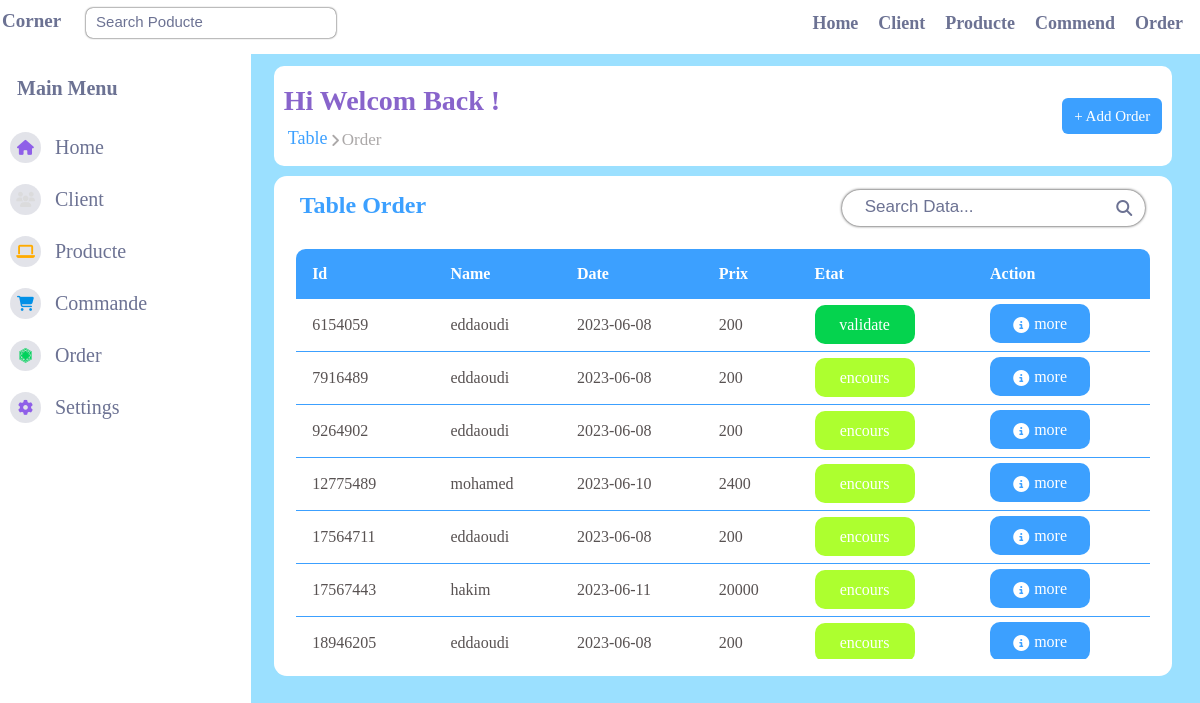
The page /commande.php on the database its author committed.
### tables this page shows
CREATE TABLE `commande` (
  `id_command` int(11) NOT NULL,
  `id_client` int(11) DEFAULT NULL,
  `date_command` date DEFAULT NULL,
  `prix_command` float DEFAULT NULL,
  `etat` varchar(200) DEFAULT NULL
);

### fonction/classorder.php (called while the page is built, shortened)
<?php
include "db.php";
class gestionorder extends connection{
   public function getnameclient($id_client){
    $sql = "SELECT * FROM `client` WHERE id_client = ?;";
    $retsult = $this->connectiondb()->prepare($sql);
    $retsult->execute([$id_client]);
    $name = "";
    while ($row = $retsult->fetch(PDO::FETCH_ASSOC)){
        $name =  $row['name'];
    }
    return $name;
   }
   public function listeorder() {
    $sql = "SELECT * FROM `commande`;";
    $retsult = $this->connectiondb()->prepare($sql);
    $retsult->execute([]);
    $listcommande = [];
    while ($row = $retsult->fetch(PDO::FETCH_ASSOC)){
        $name= $this->getnameclient($row['id_client']);
        $row['name'] = $name;
        $listcommande[] =  $row ;
    }
    return $listcommande;
   }
}
$object = new gestionorder();
?>

### fonction/db.php (called while the page is built)
<?php
class connection {
     public function connectiondb()
    {
        try {
            $conn = new PDO("mysql:host=localhost;dbname=admincommande", "root", "");
            return $conn;
        } catch (PDOException $e) {
            echo $e->getMessage();
        }
    }
}
?>

### commande.php (the view, shortened to what this page needs)
<!DOCTYPE html>
<html lang="en">
<head>
    <link rel="stylesheet" href="css/navbar.css" />
    <link rel="stylesheet" href="css/home.css" />
    <link rel="stylesheet" href="css/commande.css" />
    <link rel="stylesheet" href="https://cdnjs.cloudflare.com/ajax/libs/font-awesome/6.2.1/css/all.min.css" />
</head>
<body>
    <?php
     include "navbar.php";
     include "fonction/classorder.php";
     ?>
    <div class="contanier">
        <div class="pop">
            <div>
                <h1>hi welcom back !</h1>
                <div class="tableproducte">
                    <p>
                        Table
                    </p>
                    <i class="fa-solid fa-angle-right"></i>
                    <p>
                        Order
                    </p>
                </div>
            </div>
            <div class="addprodcute">
                <a href="addcommande.php"> + Add order</a>
            </div>
        </div>
        <main class="table" id="tablecommande">
            <section class="table__header">
                <h1>Table Order</h1>
                <div class="input-group">
                    <input type="search" id="search" placeholder="Search Data..." />
                    <i class="fa-sharp fa-solid fa-magnifying-glass"></i>
                </div>
            </section>
            <section class="table__body">
                <table>
                    <thead>
                        <tr>
                            <th>Id</th>
                            <th>Name</th>
                            <th>Date</th>
                            <th>prix</th>
                            <th>Etat</th>
                            <th>action</th>
                        </tr>
                    </thead>
                    <tbody id="clients">
                        <?php
                           foreach( $object->listeorder() as $value ){
                            $etat =  "";
                            if($value['etat'] == "encommande"){
                                 $etat =  "encours";
                            }elseif($value['etat'] == "true"){
                                   $etat =  "validate";
                            }elseif($value['etat'] == "false"){
                                   $etat =  "refuse";
                            }
                            echo"
                            <tr>
                                <td>{$value['id_command']}</td>
                                <td>{$value['name']}</td>
                                <td>{$value['date_command']}</td>
                                <td>{$value['prix_command']}</td>
                                <td class = 'etat'>
                                    <p class='{$value['etat']}'>$etat</p>
                                </td>
                                <td class='actions'>
                                    <a href='commandeinfo.php?idcommande={$value['id_command']}' class='more'>
                                        <i class='fa-solid fa-circle-info'></i>
                                        <p>more</p>
                                    </a>
                                </td>
                            </tr>
                            ";
                            }
                            ?>
                    </tbody>
                </table>
            </section>
        </main>
    </div>
    </div>
</body>
</html>

### css/navbar.css (style rules this page uses)
* { box-sizing: border-box; }
:root { --background: #0f1015; --dark: #191c24; --colordark: #6c7293; --shadow: black }
::placeholder { color: var(--colordark); position: absolute; left: 10px; top: 50%; transform: translateY(-57%); text-transform: capitalize; }
a { text-decoration: none; color: var(--colordark); }

### css/home.css (style rules this page uses)
:root { --background: #9be0ff; --dark: white; --colordark: #6c7293; }
body { background: #9be0ff; }

### css/commande.css (style rules this page uses)
.contanier { width: calc(100% - 240px); background-color: #9be0ff; height: 100%; margin-top: 8px; }
.contanier .pop { width: 94%; background: #fff; margin-left: auto; margin-right: auto; border-radius: 10px; text-transform: capitalize; color: #aba8a8; font-size: 17px; display: flex; align-items: center; justify-content: space-between; margin-top: 50px; padding-left: 10px; }
.contanier .pop h1 { margin-bottom: -16px; text-transform: capitalize; color: #8864cb; font-size: 28px; }
.tableproducte { height: 59px; margin-left: 4px; display: flex; align-items: center; margin-top: 10px; margin-bottom: -4px; }
.tableproducte p:first-child { color: rgb(60 160 255); margin-right: -38px; font-size: 18px; padding-right: 39px; margin-bottom: 21px; }
.tableproducte i { font-size: 15px; margin-top: 1px; padding-left: 2px; padding-right: 2px; }
.addprodcute a { margin-right: 10px; padding: 10px 12px; border: none; border-radius: 6px; background: rgb(60 160 255); color: white; font-size: 15px; font-weight: 500; cursor: pointer; }
main.table { width: 94%; height: 400px; background-color: #fff5; backdrop-filter: blur(7px); border-radius: 0.8rem; background-color: rgb(255, 255, 255); margin-left: auto; margin-right: auto; margin-top: 10px; padding-bottom: 10px; overflow: hidden; }
.table__header { width: 100%; height: 60px; padding: 0.8rem 1rem; display: flex; justify-content: space-between; align-items: center; }
.table__header h1 { color: rgb(60 160 255); margin-left: 10px; }
.table__header .input-group { width: 35%; height: 105%; padding: 0 0.8rem; border-radius: 2rem; display: flex; justify-content: center; align-items: center; transition: 0.2s; box-shadow: 0px 0px 3px rgb(19, 18, 18); margin-top: 4px; margin-right: 11px; }
.input-group i { color: var(--colordark); }
.table__header .input-group input { width: 100%; padding: 0 0.5rem 0 0.3rem; background-color: transparent; border: none; color: #1a1919; font-size: 17px; outline: none; }
.table__body { width: 95%; max-height: calc(89% - 1.6rem); background-color: var(--dark); color: var(--colordark); margin: 0.8rem auto; border-radius: 0.6rem; overflow: auto; overflow: overlay; }
table { width: 100%; }
table, th { border-collapse: collapse; padding: 1rem; text-align: left; }
table, td { border-collapse: collapse; padding-left: 1rem; padding-right: 1rem; text-align: left; background-color: white; color: #585252; }
thead th { position: sticky; top: 0; left: 0; cursor: pointer; background-color: rgb(60 160 255); text-transform: capitalize; color: #ffffff; }
tbody tr { --delay: 0.1s; border-bottom: 1px solid rgb(60 160 255); }
.actions { display: flex; height: 50px; align-items: center; }
.actions .more { display: flex; align-items: center; background: rgb(60 160 255); width: 100px; justify-content: center; border-radius: 10px; height: 83%; color: #ffffff; }
.actions .more i { margin-top: 2.6px; margin-right: 5px; }
.etat { height: 45px; }
.encommande { background-color: greenyellow; display: flex; align-items: center; width: 100px; justify-content: center; border-radius: 10px; height: 78%; color: #ffffff; }
.true { background-color: #05d34e; display: flex; align-items: center; width: 100px; justify-content: center; border-radius: 10px; height: 78%; color: #ffffff; }
#tablecommande { height: 500px !important; }

### rows shown on the page
commande: id_command "6154059", name "eddaoudi", date_command "2023-06-08", prix_command "200", etat "validate"
commande: id_command "7916489", name "eddaoudi", date_command "2023-06-08", prix_command "200", etat "encours"
commande: id_command "9264902", name "eddaoudi", date_command "2023-06-08", prix_command "200", etat "encours"
commande: id_command "12775489", name "mohamed", date_command "2023-06-10", prix_command "2400", etat "encours"
commande: id_command "17564711", name "eddaoudi", date_command "2023-06-08", prix_command "200", etat "encours"
commande: id_command "17567443", name "hakim", date_command "2023-06-11", prix_command "20000", etat "encours"
commande: id_command "18946205", name "eddaoudi", date_command "2023-06-08", prix_command "200", etat "encours"
